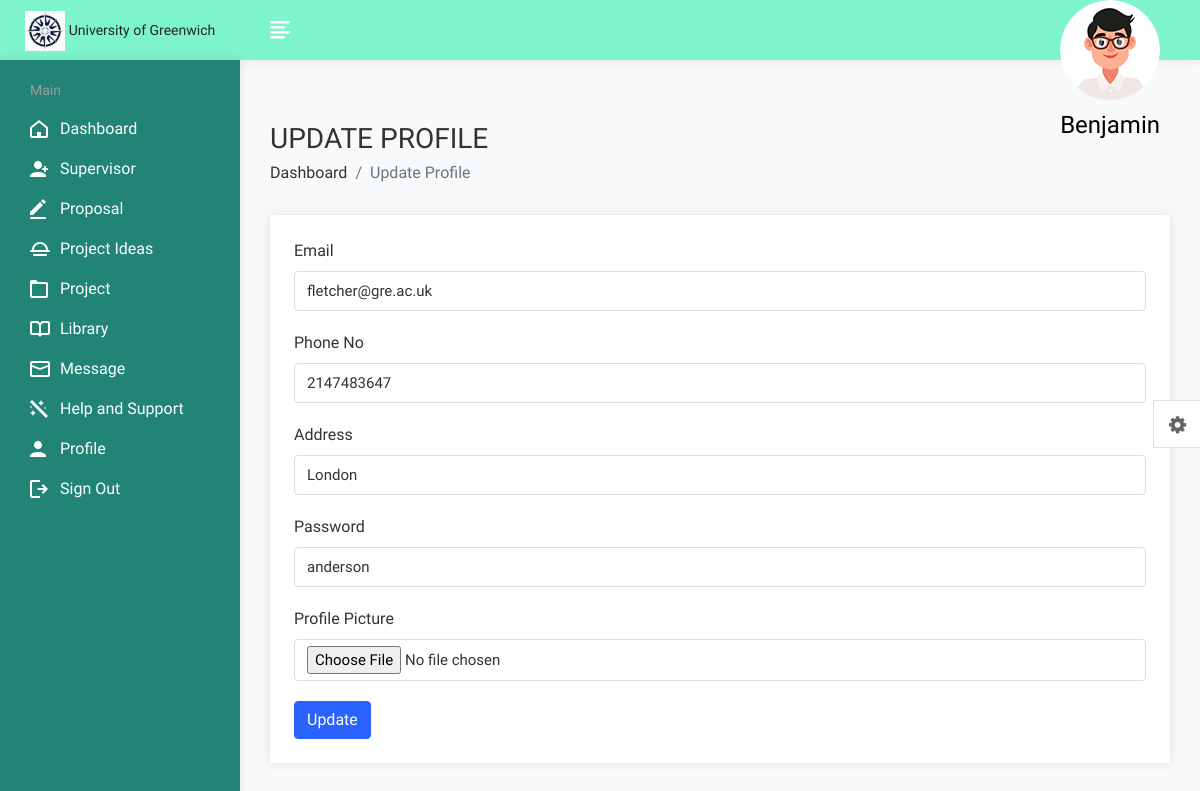
/student/update_profile.php (signed in), run on the app's committed database.
### tables this page shows
CREATE TABLE `student` (
  `sid` int(11) NOT NULL,
  `firstname` varchar(150) NOT NULL,
  `lastname` varchar(150) NOT NULL,
  `email` varchar(150) NOT NULL,
  `phoneno` int(15) NOT NULL,
  `address` varchar(150) NOT NULL,
  `faculty` varchar(150) NOT NULL,
  `department` varchar(150) NOT NULL,
  `lid` int(11) NOT NULL,
  `photo` varchar(255) DEFAULT NULL,
  `password` varchar(150) NOT NULL,
  `username` varchar(150) NOT NULL
);

### student/update_profile.php (the view, shortened to what this page needs)
<?php
require("config.php");
$query = "SELECT sid, firstname, lastname, photo, email, phoneno, address, department, faculty, lid, password FROM student WHERE sid = '{$_SESSION['sid']}'";
$result = mysqli_query($con, $query);
if ($result && mysqli_num_rows($result) > 0) {
    $row = mysqli_fetch_assoc($result);
    $email = $row['email'];
    $phoneNo = $row['phoneno'];
    $address = $row['address'];
    $password = $row['password'];
} else {
    exit('Error fetching student details');
}
?>
<!DOCTYPE html>
<html lang="en">
<head>
    <link rel="stylesheet" href="assets/css/bootstrap.min.css">
    <link rel="stylesheet" href="assets/css/font-awesome.min.css">
    <link rel="stylesheet" href="assets/css/feathericon.min.css">
    <link rel="stylesheet" href="assets/css/style.css">
</head>
<body>
    <div class="main-wrapper">
        <?php include("header.php"); ?>
        <div class="page-wrapper">
            <div class="content container-fluid">
                <div class="page-header">
                    <div class="row">
                        <div class="col-sm-12">
                            <h3 class="page-title">Update Profile</h3>
                            <ul class="breadcrumb">
                                <li class="breadcrumb-item"><a href="dashboard.php">Dashboard</a></li>
                                <li class="breadcrumb-item active">Update Profile</li>
                            </ul>
                        </div>
                    </div>
                </div>
                <div class="card">
                    <div class="card-body">
                        <form action="" method="POST" enctype="multipart/form-data">
                            <div class="form-group">
                                <label>Email</label>
                                <input type="email" class="form-control" name="email" value="<?php echo $email; ?>" required>
                            </div>
                            <div class="form-group">
                                <label>Phone No</label>
                                <input type="text" class="form-control" name="phoneNo" value="<?php echo $phoneNo; ?>" required>
                            </div>
                            <div class="form-group">
                                <label>Address</label>
                                <input type="text" class="form-control" name="address" value="<?php echo $address; ?>" required>
                            </div>
                            <div class="form-group">
                                <label>Password</label>
                                <input type="text" class="form-control" name="password" value="<?php echo $password; ?>" required>
                            </div>
                            <div class="form-group">
                                <label>Profile Picture</label>
                                <input type="file" class="form-control" name="photo">
                            </div>
                            <button type="submit" class="btn btn-primary">Update</button>
                        </form>
                    </div>
                </div>
            </div>
        </div>
</body>
</html>

### student/header.php (shortened to what this page needs)
<?php
require("config.php");
$query = "SELECT firstname FROM student WHERE sid = '{$_SESSION['sid']}'";
$result = mysqli_query($con, $query);
if ($result && mysqli_num_rows($result) > 0) {
    $row = mysqli_fetch_assoc($result);
    $firstName = $row['firstname'];
} else {
    $firstName = 'Unknown';
}
?>
<div class="header">
    <div class="header-left">
        <a href="dashboard.php" class="logo">
            <img src="assets/img/logo.jpg" alt="Logo" width="30" height="50">
            <span style="font-size: 14px;">University of Greenwich</span>
        </a>
    </div>
    <a href="javascript:void(0);" id="toggle_btn">
        <i class="fe fe-text-align-left"></i>
    </a>
    <ul class="nav sid-menu">
        <li class="nav-item dropdown app-dropdown">
            <a href="#" class="dropdown-toggle nav-link" data-toggle="dropdown">
                <span class="sid-img"><img class="rounded-circle" src="assets/img/profiles/avatar-01.png" alt="Ryan Taylor"></span>
                <h4 style="color:black;margin-top:13px;text-transform:capitalize;"><?php echo $firstName; ?></h4>
            </a>
        </li>
    </ul>
</div>
            </div>
            <div class="sidebar" id="sidebar">
                <div class="sidebar-inner slimscroll">
					<div id="sidebar-menu" class="sidebar-menu">
						<ul>
							<li class="menu-title">
								<span>Main</span>
							</li>
							<li>
							<a href="dashboard.php"><i class="fe fe-home"></i> <span>Dashboard</span></a>
                            <a href="supervisor.php"><i class="fe fe-sid-plus"></i> <span>Supervisor</span></a>
                            <a href="proposal.php"><i class="fe fe-edit"></i> <span>Proposal</span></a>
<a href="idea.php"><i class="fe fe-sunrise"></i> <span>Project Ideas</span></a>
<a href="project.php"><i class="fe fe-folder"></i> <span>Project</span></a>
<a href="library.php"><i class="fe fe-book"></i> <span>Library</span></a>
<a href="message.php"><i class="fe fe-mail"></i> <span>Message</span></a>
<a href="help.php"><i class="fe fe-magic"></i> <span>Help and Support</span></a>
<a href="profile.php"><i class="fe fe-sid"></i> <span>Profile</span></a>
<a href="logout.php"><i class="fe fe-logout"></i> <span>Sign Out</span></a>
							</li>
						</ul>
					</div>
                </div>
            </div>

### student/header.php (style rules this page uses)
.nav.sid-menu { display: flex; flex-direction: row-reverse; align-items: center; margin-right: 15px; height: 50px; }
.nav.sid-menu li { order: -1; margin-left: 10px; }
.nav.sid-menu h4 { color: white; margin-right: 10px; text-transform: capitalize; line-height: 1; }

### data on the page
student: firstname "Benjamin", email "fletcher@gre.ac.uk", phoneNo "2147483647", address "London", password "anderson"
